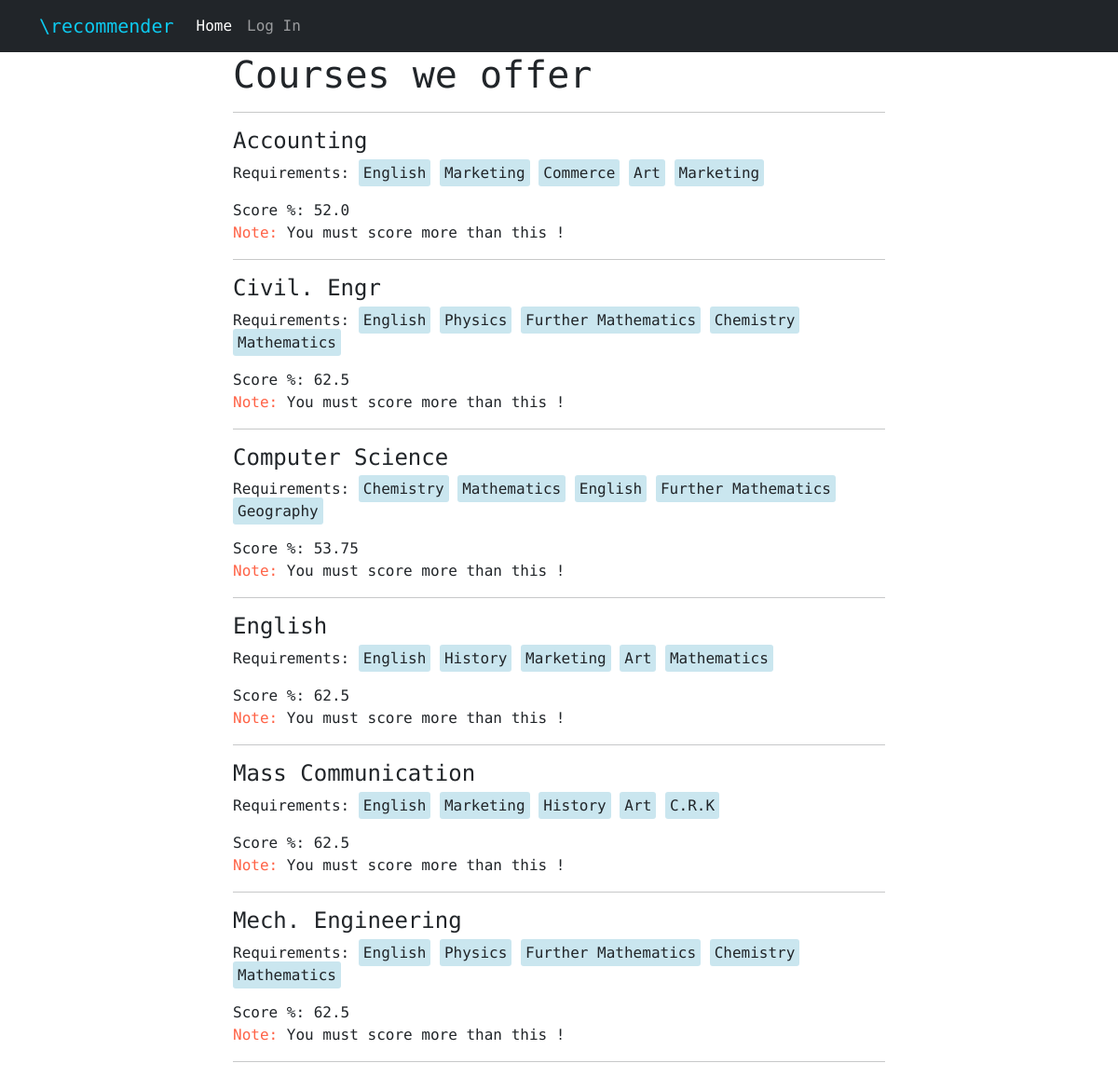
The app's page /offered-courses/, older data.
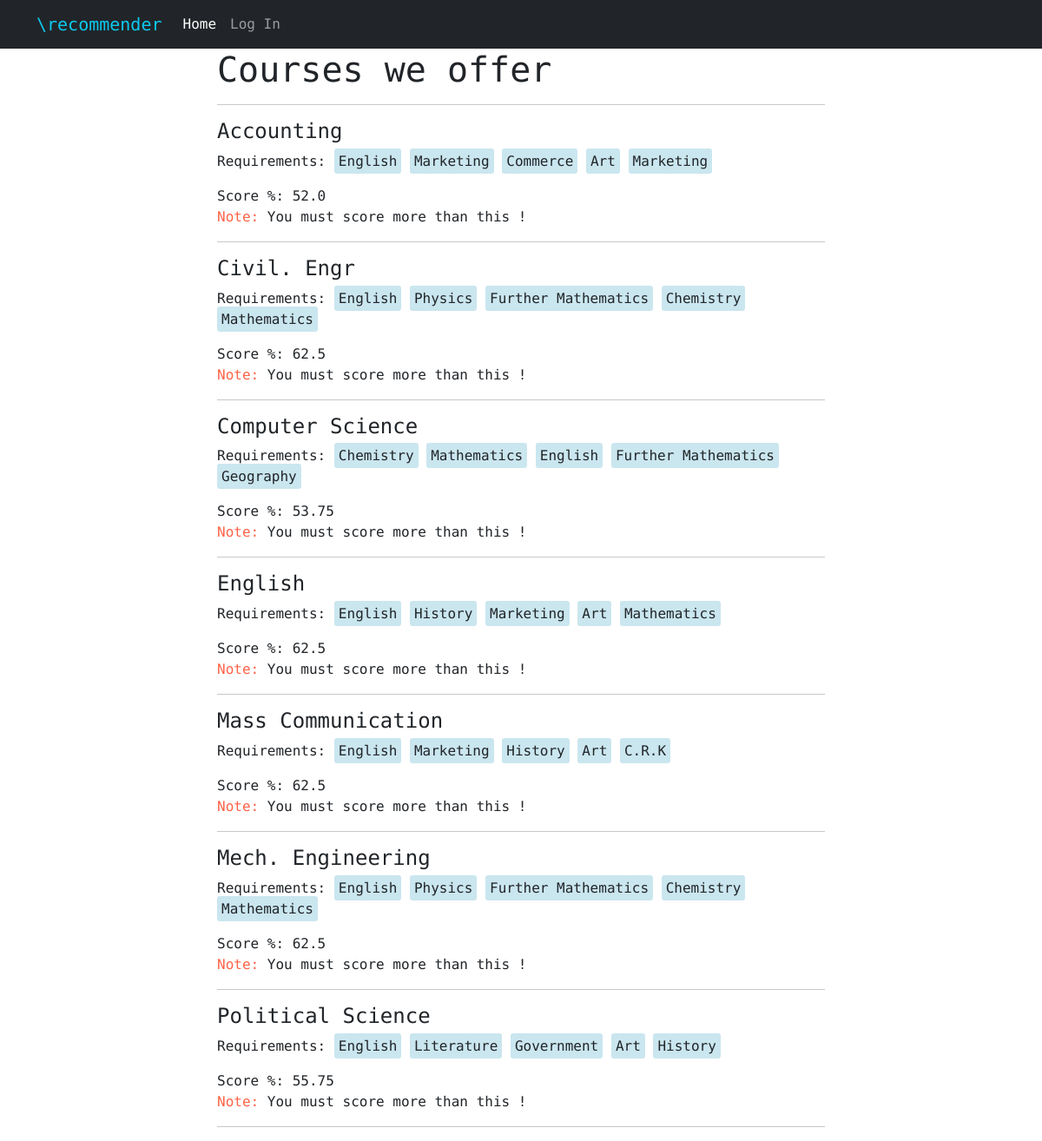
The same page, newer data.
### models/models.py (models this page shows, shortened)
class BaseMixin:
    _id = db.Column(db.Integer, primary_key=True)
    is_deleted = db.Column(db.Boolean, default=False)
    @property
    def pk(self):
        return self._id

class Course(db.Model, BaseMixin):
    __tablename__  = "course"
    course_title = db.Column(db.String(50), nullable = False, unique = True)
    course_code = db.Column(db.Integer, unique = True)
    is_full = db.Column(db.Boolean, default=False)
    max_candidate = db.Column(db.Integer, nullable=False)
    jamb = db.relationship("AdminJamb", backref="course", lazy=True, uselist = False)
    count = db.Column(db.Integer, default=0)
    waec = db.relationship("WaecSubject", backref="course", lazy=True)
    min_aggr = db.Column(db.Float, default=50.00)
    category_id = db.Column(db.Integer, db.ForeignKey('course_category._id'))

class WaecSubject(db.Model, BaseMixin):
    __tablename__ = "waecsubject"
    name = db.Column(db.String(50), nullable = False)
    is_compulsory = db.Column(db.Boolean, default=False)
    course_id = db.Column(db.Integer, db.ForeignKey('course._id'))
    grade_id = db.Column(db.Integer, db.ForeignKey('grade._id'))

### school/urls.py (the view)
@school.route("/offered-courses/")
def offer():
    page = request.args.get("page", 1, type=int)
    courses = Course.query.order_by(Course.course_title.asc()).paginate(page=page).items
    return render("courses.html", courses=courses)

### main.py (called while the page is built)
@app.context_processor
def context_processor():
    return {"auth": auth}

### templates/courses.html (shortened to what this page needs)
{% extends "base.html" %}
{% block head %}
<link rel="stylesheet" href="{{url_for('static', filename='css/course.css')}}">
{% endblock %}
{% block content %}
<h1>Courses we offer</h1>
<hr>
<div>
	{% for course in courses %}
		<blockquote>
			<h4>{{course.course_title}}</h4>
			<p>Requirements:
				{% for sub in course.waec %}
					<span class="sub">{{sub.name}}</span>
				{% endfor %}
			</p>
			<p>Score %: {{course.min_aggr}}
				<br><span style="color: tomato;">Note:</span>
				You must score more than this !
			</p>
		</blockquote>
		<hr>
	{% endfor %}
</div>
{% endblock %}

### templates/base.html (shortened to what this page needs)
<!DOCTYPE html>
<html lang="en">
<head>
    <link href="https://cdn.jsdelivr.net/npm/bootstrap@5.3.1/dist/css/bootstrap.min.css" rel="stylesheet">
    <link rel="stylesheet" type="text/css" href="{{url_for('static', filename='css/base.css')}}">
    {% block head %}
    {% endblock %}
</head>
<body id="body">
    <nav class="navbar navbar-expand-lg navbar-dark bg-dark" id="nav">
        <div class="container ml-5">
            <a class="navbar-brand text-info" href="#">\recommender</a>
            <div class="collapse navbar-collapse" id="navbarNav">
                <ul class="navbar-nav">
                    <li class="nav-item">
                        <a class="nav-link active" aria-current="page" href="{{url_for('school.index')}}">Home</a>
                    </li>
                    <li class="nav-item">
                        <a class="nav-link usp" href="{{url_for('users.login')}}">Log In</a>
                    </li>
                </ul>
            </div>
        </div>
    </nav>
    <section class="content-section ajx">
        {% block content %}
        {% endblock %}
    </section>
</body>
</html>

### static/css/base.css (style rules this page uses)
body { font-family: 'Fira Code', monospace; }
.ajx { display: flex !important; align-items: center; justify-content: center; }

### static/css/course.css (style rules this page uses)
.ajx { display: block !important; padding: 10px; }
.sub { background-color: #add8e6a3; padding: 5px; border-radius: 3px; }
@media screen and (min-width:800px) { .ajx { padding: 0px 250px; } }

Row changes from the older to the newer data that the page shows:
added Course: course_title "Political Science", min_aggr "55.75"
added WaecSubject: name "English", shown under "Political Science"
added WaecSubject: name "Literature", shown under "Political Science"
added WaecSubject: name "Government", shown under "Political Science"
added WaecSubject: name "Art", shown under "Political Science"
added WaecSubject: name "History", shown under "Political Science"
